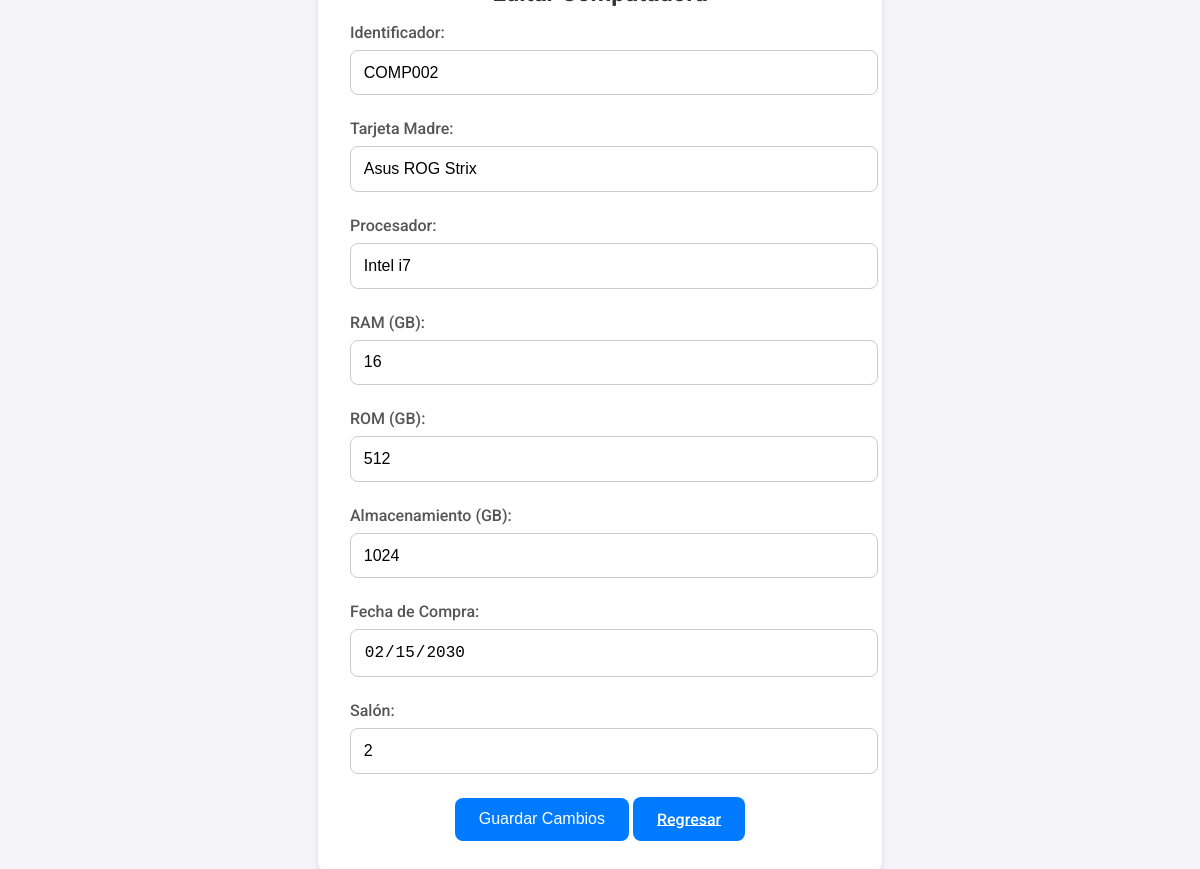
Screenshot of /Admin/mod_computadora.php?id=2 with the database file from the repository.
### tables this page shows
CREATE TABLE `computadoras` (
  `id_computadora` int(11) NOT NULL,
  `identificador` varchar(10) DEFAULT NULL,
  `tarjeta_madre` varchar(50) DEFAULT NULL,
  `procesador` varchar(50) DEFAULT NULL,
  `RAM` int(11) DEFAULT NULL,
  `ROM` int(11) DEFAULT NULL,
  `Almacenamiento` int(11) DEFAULT NULL,
  `fecha_compra` date DEFAULT NULL,
  `id_salon` int(11) DEFAULT NULL
);

### Admin/mod_computadora.php (the view, shortened to what this page needs)
<?php
include('../ConexionBD.php');
if (isset($_GET['id']) && is_numeric($_GET['id'])) {
    $id_computadora = intval($_GET['id']);
    $query = "SELECT * FROM computadoras WHERE id_computadora = $id_computadora";
    $result = mysqli_query($conn, $query);
    if ($row = mysqli_fetch_assoc($result)) {
    } else {
        echo "Computadora no encontrada.";
        exit;
    }
} else {
    echo "ID inválido.";
    exit;
}
?>
<!DOCTYPE html>
<html lang="en">
<head>
</head>
<body>
    <div class="form-container">
        <h2>Editar Computadora</h2>
        <form action="mod_computadora.php?id=<?= $id_computadora ?>" method="post">
            <div class="form-group">
                <label for="identificador">Identificador:</label>
                <input type="text" id="identificador" name="identificador" value="<?= htmlspecialchars($row['identificador']) ?>" readonly required>
            </div>
            <div class="form-group">
                <label for="tarjeta_madre">Tarjeta Madre:</label>
                <input type="text" id="tarjeta_madre" name="tarjeta_madre" value="<?= htmlspecialchars($row['tarjeta_madre']) ?>" required>
            </div>
            <div class="form-group">
                <label for="procesador">Procesador:</label>
                <input type="text" id="procesador" name="procesador" value="<?= htmlspecialchars($row['procesador']) ?>" required>
            </div>
            <div class="form-group">
                <label for="ram">RAM (GB):</label>
                <input type="number" id="ram" name="ram" value="<?= intval($row['RAM']) ?>" required>
            </div>
            <div class="form-group">
                <label for="rom">ROM (GB):</label>
                <input type="number" id="rom" name="rom" value="<?= intval($row['ROM']) ?>" required>
            </div>
            <div class="form-group">
                <label for="almacenamiento">Almacenamiento (GB):</label>
                <input type="number" id="almacenamiento" name="almacenamiento" value="<?= intval($row['Almacenamiento']) ?>" required>
            </div>
            <div class="form-group">
                <label for="fecha_compra">Fecha de Compra:</label>
                <input type="date" id="fecha_compra" name="fecha_compra" value="<?= htmlspecialchars($row['fecha_compra']) ?>" readonly required>
            </div>
            <div class="form-group">
                <label for="id_salon">Salón:</label>
                <input type="text" id="id" name="id_salon" value="<?= htmlspecialchars($row['id_salon']) ?>" required>
            </div>
            <div class="btn-container">
                <button type="submit" class="btn-submit">Guardar Cambios</button>
                <a href="Dash.php" class="btn-submit">Regresar</a>
            </div>
        </form>
    </div>
</body>
</html>

### Admin/mod_computadora.php (style rules this page uses)
body { font-family: 'Roboto', sans-serif; margin: 0; padding: 0; background-color: #f4f4f9; display: flex; justify-content: center; align-items: center; height: 100vh; }
.form-container { background: #ffffff; padding: 2rem; border-radius: 12px; box-shadow: 0 4px 6px rgba(0, 0, 0, 0.1); width: 100%; max-width: 500px; }
.form-container h2 { font-size: 24px; margin-bottom: 1rem; color: #333333; text-align: center; }
.form-group { margin-bottom: 1.5rem; }
.form-group label { display: block; font-weight: 500; margin-bottom: 0.5rem; color: #555555; }
.form-group input, .form-group select { width: 100%; padding: 0.8rem; border: 1px solid #cccccc; border-radius: 8px; font-size: 16px; outline: none; transition: all 0.3s ease; }
.btn-container { text-align: center; }
.btn-submit { padding: 0.8rem 1.5rem; font-size: 16px; font-weight: 500; color: #ffffff; background-color: #007BFF; border: none; border-radius: 8px; cursor: pointer; transition: background-color 0.3s ease; }

### rows the page displays
computadoras: identificador "COMP002", tarjeta_madre "Asus ROG Strix", procesador "Intel i7", ram "16", rom "512", almacenamiento "1024", fecha_compra "02/15/2030", id_salon "2"
